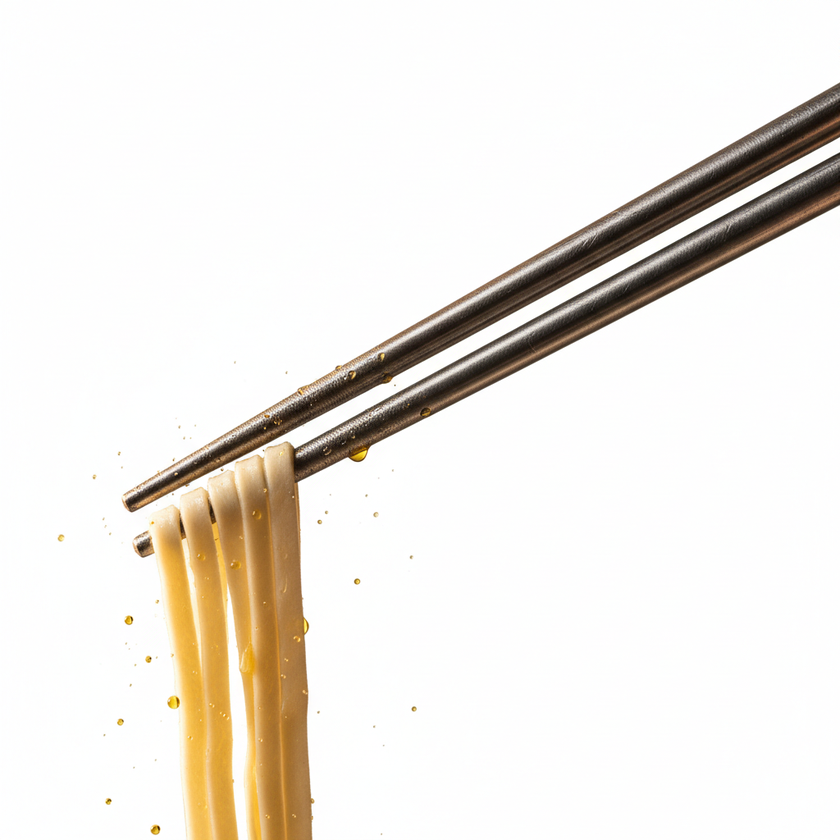
#> input picture src/assets/card4/shanxi/tool-chopsticks.png, 840 x 840 px, shrunk from 1024 x 1024 before the run
$ python process_shanxi_assets.py
#> lines starting #> are read from the running program, lines starting #| are printed output that depends on the picture
from __future__ import annotations

from pathlib import Path
from typing import Iterable

from PIL import Image, ImageDraw, ImageFilter, ImageFont


ROOT = Path(__file__).resolve().parents[1]
SHANXI_DIR = ROOT / "src" / "assets" / "card4" / "shanxi"
ALPHA_TOOL_DIR = SHANXI_DIR / "alpha-tools"
ALPHA_NOODLE_DIR = SHANXI_DIR / "alpha-noodles"
REPORT_DIR = ROOT / "docs" / "generated"

TOOL_FILES = [
    "tool-chopsticks.png",
    "tool-hands.png",
    "tool-knife.png",
    "tool-pinch.png",
    "tool-press.png",
    "tool-rollingpin.png",
]

NOODLE_FILES = [
    "dough.png",
    "noodle-daoxiao.png",
    "noodle-ganmian.png",
    "noodle-helao.png",
    "noodle-lamian.png",
    "noodle-maoerduo.png",
    "noodle-tijian.png",
]


def sample_background(image: Image.Image) -> tuple[int, int, int]:
    width, height = image.size
    points = [
        (8, 8),
        (width - 9, 8),
        (8, height - 9),
        (width - 9, height - 9),
        (width // 2, 8),
        (width // 2, height - 9),
    ]
    samples = [image.getpixel(point)[:3] for point in points]
    count = len(samples)
    return tuple(int(sum(channel[idx] for channel in samples) / count) for idx in range(3))


def build_alpha_mask(image: Image.Image, background: tuple[int, int, int]) -> Image.Image:
    rgba = image.convert("RGBA")
    width, height = rgba.size
    mask = Image.new("L", rgba.size, color=0)

    for y in range(height):
        for x in range(width):
            r, g, b, a = rgba.getpixel((x, y))
            diff = ((r - background[0]) ** 2 + (g - background[1]) ** 2 + (b - background[2]) ** 2) ** 0.5

            if diff <= 12:
                alpha = 0
            elif diff >= 58:
                alpha = 255
            else:
                alpha = int(((diff - 12) / (58 - 12)) * 255)

            mask.putpixel((x, y), int(alpha * (a / 255)))

    return mask.filter(ImageFilter.GaussianBlur(radius=0.65))


def remove_background(source: Path, target: Path) -> None:
    image = Image.open(source).convert("RGBA")
    background = sample_background(image)
    alpha = build_alpha_mask(image, background)
    output = image.copy()
    output.putalpha(alpha)
    target.parent.mkdir(parents=True, exist_ok=True)
    output.save(target)


# [50 lines left out: functions label, transparent_preview, build_compare_sheet, not called in this run]


def main() -> None:
    for file_name in TOOL_FILES:
        remove_background(SHANXI_DIR / file_name, ALPHA_TOOL_DIR / file_name)
#> in sample_background, `samples = [image.getpixel(point)[:3] for point in points]`: samples = [(254, 254, 254), (255, 254, 255), (254, 254, 254), (254, 254, 254), (253, 254, 254), (254, 254, 255)]
#> in sample_background, `count = len(samples)`: count = 6
#> in remove_background, `background = sample_background(image)`: background = (254, 254, 254)
#> in build_alpha_mask, `mask = Image.new("L", rgba.size, color=0)`: mask: PIL image 840x840 L; every value is 0
#> after the loop in build_alpha_mask, `for y in range(height):`:
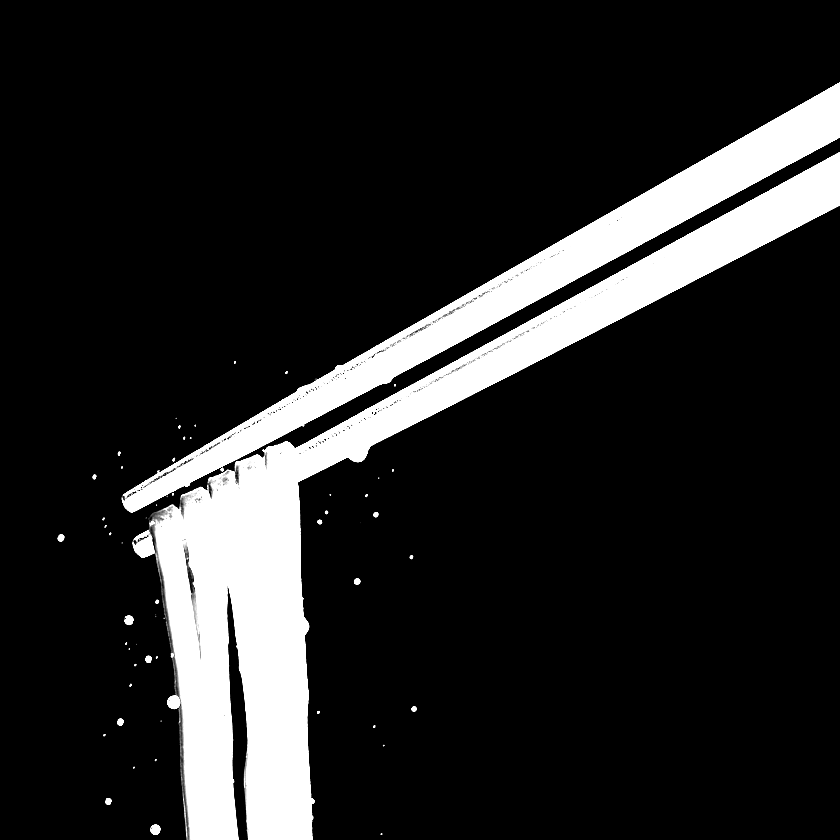
#> mask: PIL image 840x840 L; min 0, max 255, mean 37.4
#> pass 2 of the loop in main, `for file_name in TOOL_FILES:`:
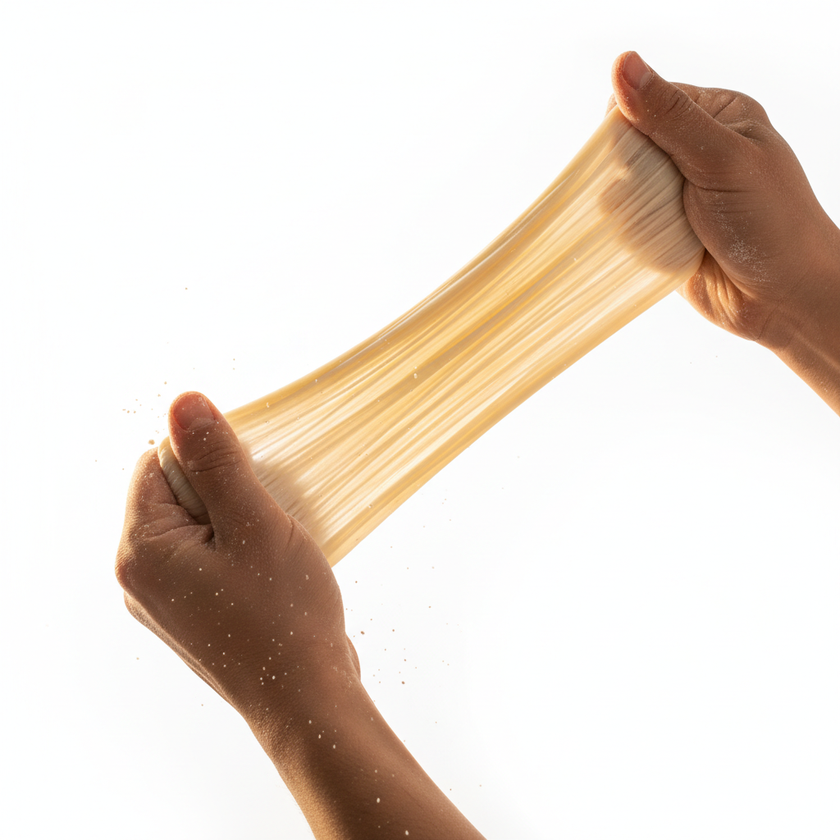
#> input picture src/assets/card4/shanxi/tool-hands.png, 840 x 840 px, shrunk from 1024 x 1024 before the run
#> background = (231, 225, 221)
#> pass 3 of the loop in main, `for file_name in TOOL_FILES:`:
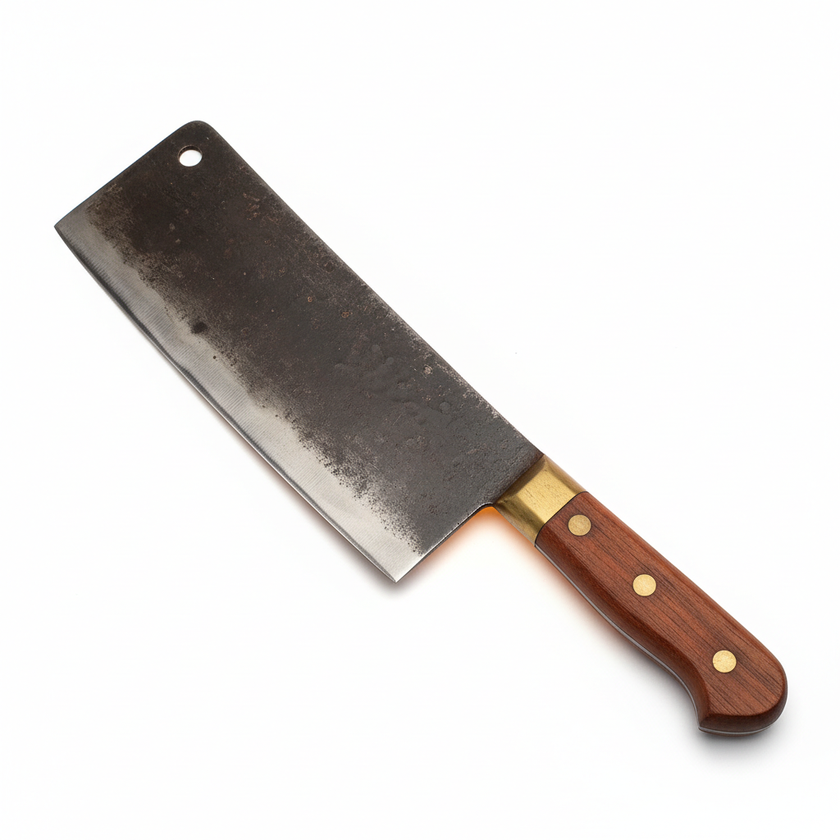
#> input picture src/assets/card4/shanxi/tool-knife.png, 840 x 840 px, shrunk from 1024 x 1024 before the run
#> background = (254, 254, 254)
#> the loop made 6 passes; the first 3 are shown

    for file_name in NOODLE_FILES:
        remove_background(SHANXI_DIR / file_name, ALPHA_NOODLE_DIR / file_name)
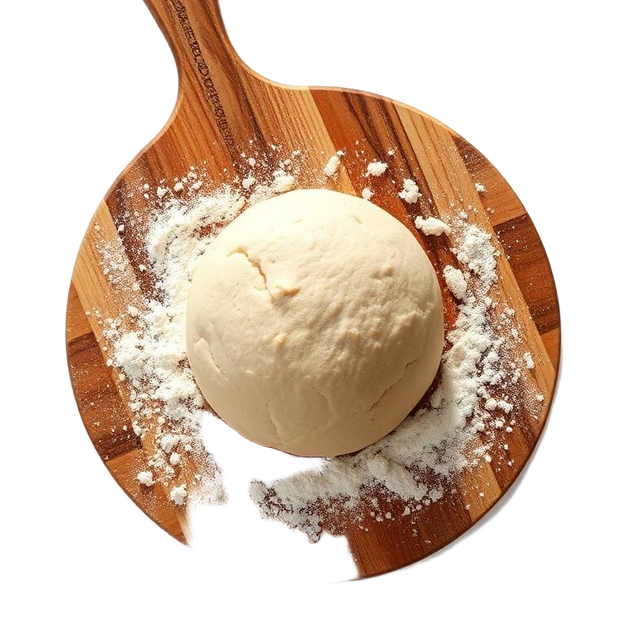
#> input picture src/assets/card4/shanxi/dough.png, 630 x 630 px, shrunk from 768 x 768 before the run
#> in remove_background, image is the input picture: PIL image 630x630 RGBA; mean R, G, B, A 90.3, 69.8, 53.1, 121
#> in remove_background (call 7), `background = sample_background(image)`: background = (0, 0, 0)
#> in build_alpha_mask (call 7), `mask = Image.new("L", rgba.size, color=0)`: mask: PIL image 630x630 L; every value is 0
#> after the loop in build_alpha_mask (call 7), `for y in range(height):`:
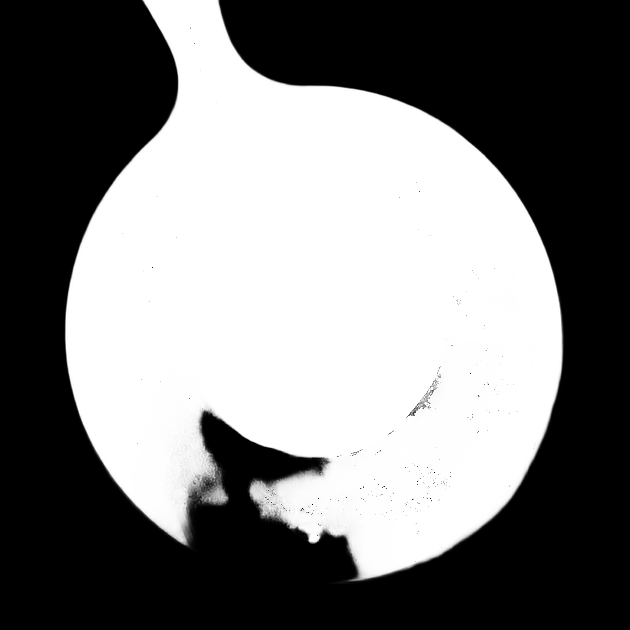
#> mask: PIL image 630x630 L; min 0, max 255, mean 120.8
#> pass 2 of the loop in main, `for file_name in NOODLE_FILES:`:
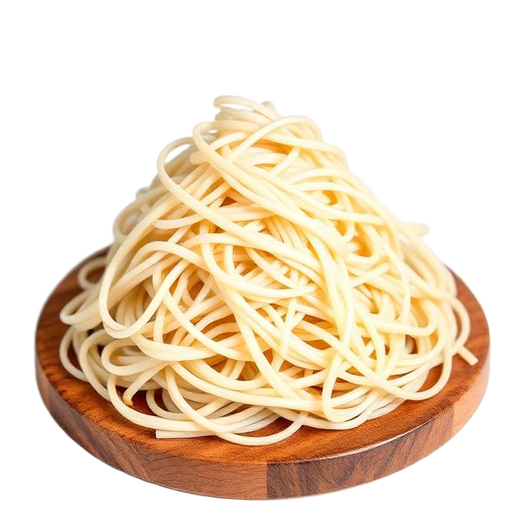
#> input picture src/assets/card4/shanxi/noodle-daoxiao.png, 525 x 525 px, shrunk from 640 x 640 before the run
#> in remove_background, image is the input picture: PIL image 525x525 RGBA; mean R, G, B, A 104.3, 86, 63.9, 118.3
#> after the loop in build_alpha_mask (call 8), `for y in range(height):`:
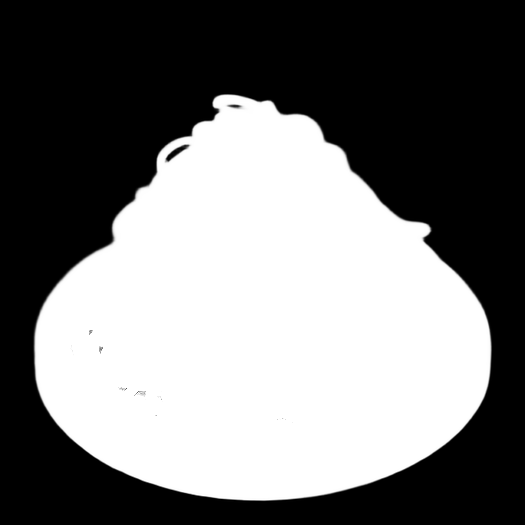
#> mask: PIL image 525x525 L; min 0, max 255, mean 118.3
#> output: PIL image 525x525 RGBA
#> pass 3 of the loop in main, `for file_name in NOODLE_FILES:`:
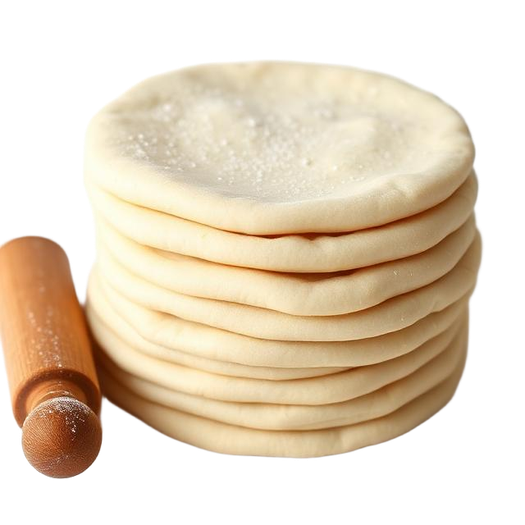
#> input picture src/assets/card4/shanxi/noodle-ganmian.png, 525 x 525 px, shrunk from 640 x 640 before the run
#> in remove_background, image is the input picture: PIL image 525x525 RGBA; mean R, G, B, A 122.9, 107.6, 86.7, 145.1
#> after the loop in build_alpha_mask (call 9), `for y in range(height):`:
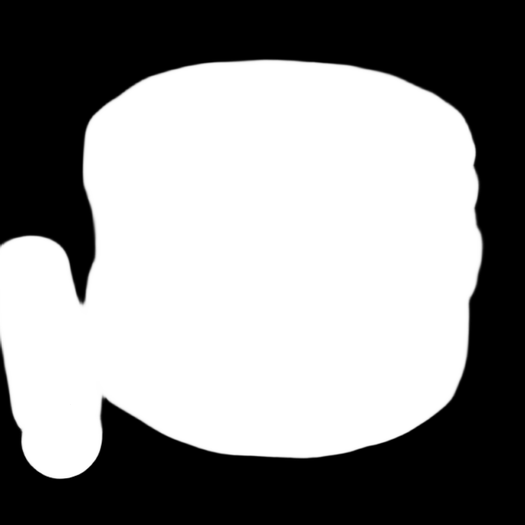
#> mask: PIL image 525x525 L; min 0, max 255, mean 145.1
#> the loop made 4 passes; the first 3 are shown

    build_compare_sheet(TOOL_FILES)


if __name__ == "__main__":
#> (the run stopped early here; a loop or call above may not have finished)
